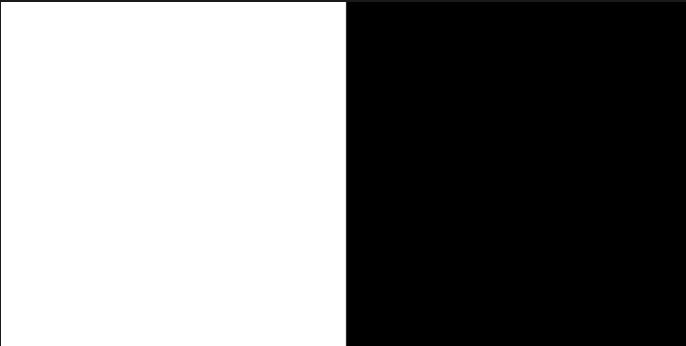
#> input picture image/img3.png, 686 x 346 px, found by its file name
$ python _6BitwiseOperation.py
#> lines starting #> are read from the running program, lines starting #| are printed output that depends on the picture
### Bitwise Operations on image

import cv2 as cv
import numpy as np

image1 = cv.imread('image\img3.png')
#> image1 is the input picture: shape (346, 686, 3); mean B, G, R 127.7, 127.7, 127.7
image2 = cv.imread('image\img4.png')
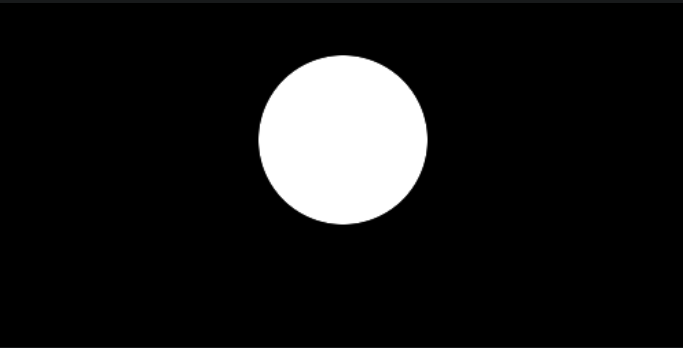
#> input picture image/img4.png, 683 x 348 px, found by its file name
#> image2 is the input picture: shape (348, 683, 3); mean B, G, R 24.3, 24.3, 24.3

# bitwiseAnd = cv.bitwise_and(image1, image2, mask=None)  ## Bitwise AND
# bitwiseOr = cv.bitwise_or(image1, image2, mask=None)  ## Bitwise OR
# bitwiseXor = cv.bitwise_xor(image1, image2, mask=None)  ## Bitwise XOR
bitwiseNot1 = cv.bitwise_not(image1, mask=None)  ## Bitwise NOT
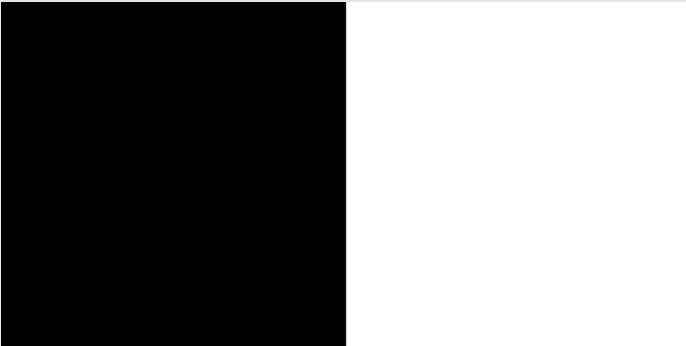
#> bitwiseNot1: shape (346, 686, 3); mean B, G, R 127.3, 127.3, 127.3
bitwiseNot2 = cv.bitwise_not(image2, mask=None)  ## Bitwise NOT
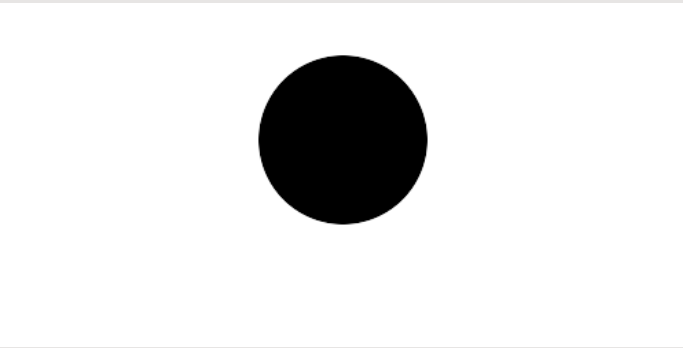
#> bitwiseNot2: shape (348, 683, 3); mean B, G, R 230.7, 230.7, 230.7


cv.imshow("Bitwise NOT 1", bitwiseNot1)    ## To show the image on display
cv.imshow("Bitwise NOT 2", bitwiseNot2)    ## To show the image on display


if cv.waitKey(0) & 0xff == 27:
#> (key Esc is pressed here)
    cv.destroyAllWindows()


### In this code the img3 and img4 is not of same size so the program throws an error(Array size not same)
